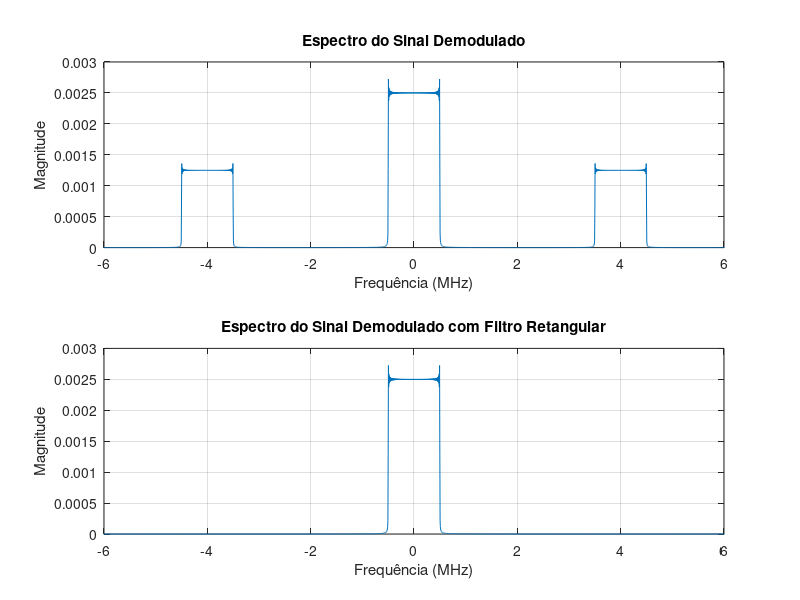

The MATLAB script that drew this image:
% Definindo parâmetros
fc = 2e6; 
fsamp = 50e6; 
t_end = 200e-6; 

% Definindo o intervalo de tempo
t = linspace(0, t_end, round(t_end * fsamp)); 
x = (t * 1e6) - 100; 

% Calculando o sinal de mensagem
mt = sinc(x);

% Calculando a portadora
ct = cos(2 * pi * fc * t); 

% Modulação do sinal de mensagem
st = mt .* ct;

% Demodulação do sinal modulado
rt = st .* ct; 

% Calculando a FFT do sinal demodulado sem filtragem
N = length(rt);
Rt_fft = fftshift(fft(rt));

% Definindo o vetor de frequência
f = (-N/2:N/2-1)*(fsamp/N);

% Projetando um filtro retangular para a faixa de -2 MHz a 2 MHz
H = zeros(size(f));
H((f >= -2e6) & (f <= 2e6)) = 1;

% Aplicando o filtro ao espectro
Rt_fft_filtered = Rt_fft .* H;

% Normalizando a magnitude do espectro original e filtrado
Rt_fft = abs(Rt_fft) / N;
Rt_fft_filtered = abs(Rt_fft_filtered) / N;

% Plotando o espectro original e o filtrado
figure;
subplot(2, 1, 1);
plot(f / 1e6, Rt_fft);
xlim([-6 6]);
title('Espectro do Sinal Demodulado');
xlabel('Frequência (MHz)');
ylabel('Magnitude');
grid on;

subplot(2, 1, 2);
plot(f / 1e6, Rt_fft_filtered);
xlim([-6 6]);
title('Espectro do Sinal Demodulado com Filtro Retangular');
xlabel('Frequência (MHz)');
ylabel('Magnitude');
grid on;


